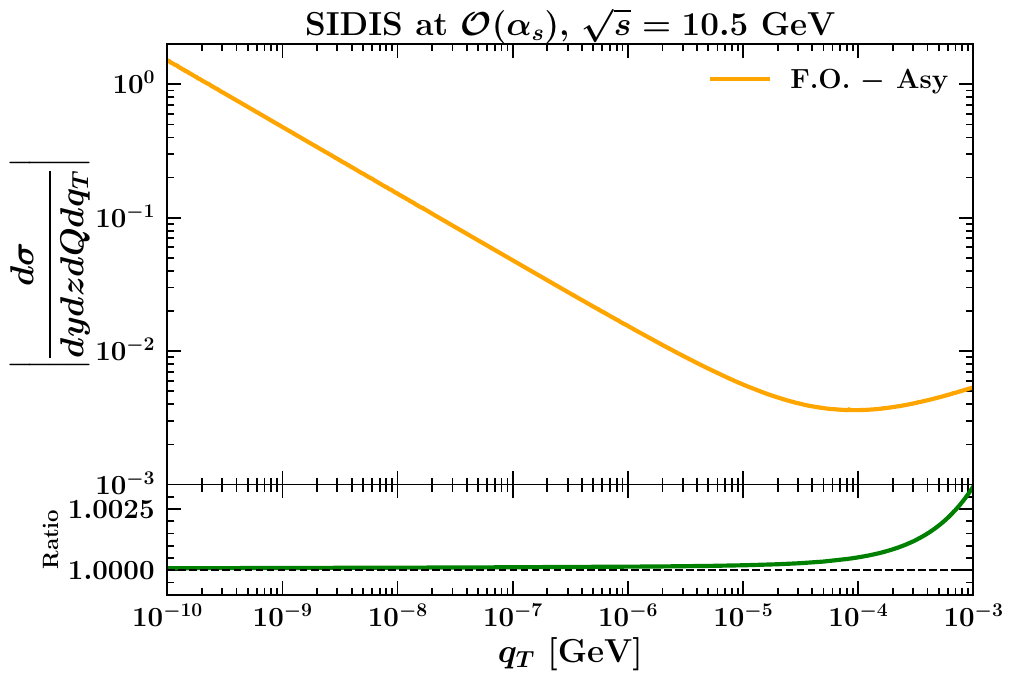

Generate this figure with Python:
import ruamel.yaml as yaml
import numpy as np
import matplotlib.pyplot as plt
import MatplotlibSettings
from scipy.interpolate import make_interp_spline, BSpline

# Loada data
data = np.loadtxt("FOvsAsy3.dat")

f, (ax1, ax2) = plt.subplots(2, 1, sharex = "all", gridspec_kw = dict(width_ratios = [1], height_ratios = [4, 1]))
plt.subplots_adjust(wspace = 0, hspace = 0)

ax1.set_title(r"\textbf{SIDIS at $\mathcal{O}(\alpha_s)$, $\sqrt{s}=10.5$ GeV}")
#ax1.text(0.0002, 0.2, r"\textbf{$Q^2 = 2$ GeV$^2$}", fontsize = 16)
#ax1.text(0.0002, 0.1, r"\textbf{$x = 0.1$}", fontsize = 16)
#ax1.text(0.0002, 0.05, r"\textbf{$z = 0.2$}", fontsize = 16)
ax1.set(ylabel = r"$\displaystyle\left|\frac{d\sigma}{dy dz dQ dq_T}\right|$")
ax1.set_xscale("log")
ax1.set_yscale("log")
ax1.set_xlim([0.0000000001, 0.001])
ax1.set_ylim([0.001, 2])
#ax1.plot(data[:, 0], np.absolute(data[:, 1]), color = "red",  label = r"\textbf{Fixed order}")
#ax1.plot(data[:, 0], np.absolute(data[:, 2]), color = "blue", label = r"\textbf{Asymptotic}")
ax1.plot(data[:, 0], np.absolute(data[:, 1] - data[:, 2]), color = "orange", label = r"\textbf{F.O. $-$ Asy}")
ax1.legend(fontsize = 20)

ax2.set_xlabel(r"\textbf{$q_T$ [GeV]}")
ax2.set_ylabel(r"\textbf{Ratio}", fontsize = 16)
ax2.set_xlim([0.0000000001, 0.001])
ax2.set_ylim([0.999, 1.0035])
ax2.plot(data[:, 0], np.absolute(data[:, 1] / data[:, 2]), color = "green")
ax2.plot(data[:, 0], np.absolute(data[:, 1] / data[:, 1]), color = "black", ls = "--", lw = 1.5)

plt.savefig("FOvsAsy3.pdf")
plt.close()
